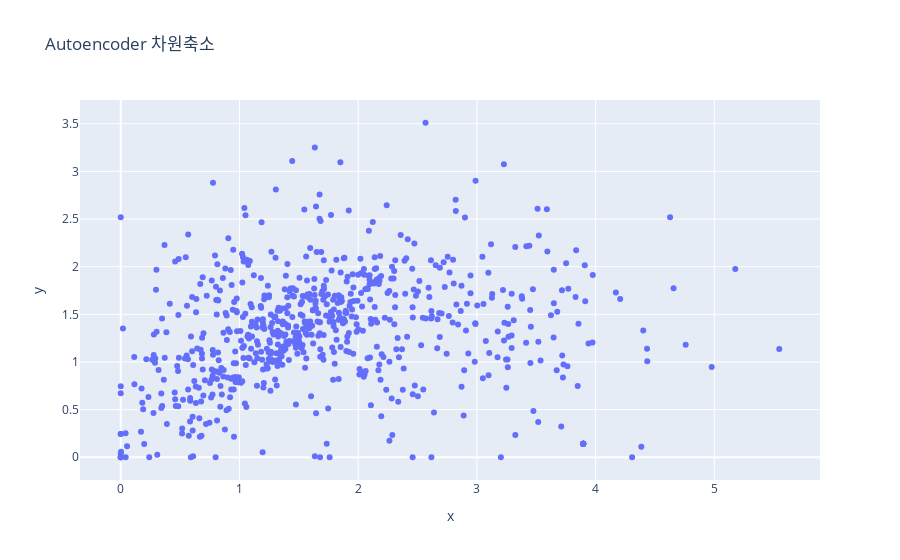

The notebook cell saved with this chart:
### Code cell
import plotly.express as px

fig = px.scatter(new_df2, x="x", y="y",
                 #color="species", 
                 #size='petal_length',
                 hover_data=['곡 제목', '가수', 'tag_ori', 'emotion max'], # 참고할 데이터 추가
                 title='Autoencoder 차원축소' # 그래프 타이틀 지정
                )
fig.show()

### Figure 1 — Plotly figure (JSON) as saved in the notebook; plotly's stock layout.template omitted (floating-point values rounded to 4 significant figures; data arrays with more than 128 entries replaced by an {"elided": "..."} marker saying what was removed)
{"data": [{"customdata": {"elided": "704x4 str values"}, "hovertemplate": "x=%{x}<br>y=%{y}<br>곡 제목=%{customdata[0]}<br>가수=%{customdata[1]}<br>tag_ori=%{customdata[2]}<br>emotion max=%{customdata[3]}<extra></extra>", "legendgroup": "", "marker": {"color": "#636efa", "symbol": "circle"}, "mode": "markers", "name": "", "orientation": "v", "showlegend": false, "type": "scatter", "x": {"elided": "704 float values"}, "xaxis": "x", "y": {"elided": "704 float values"}, "yaxis": "y"}], "layout": {"legend": {"tracegroupgap": 0}, "title": {"text": "Autoencoder 차원축소"}, "xaxis": {"anchor": "y", "domain": [0, 1], "title": {"text": "x"}}, "yaxis": {"anchor": "x", "domain": [0, 1], "title": {"text": "y"}}}}
